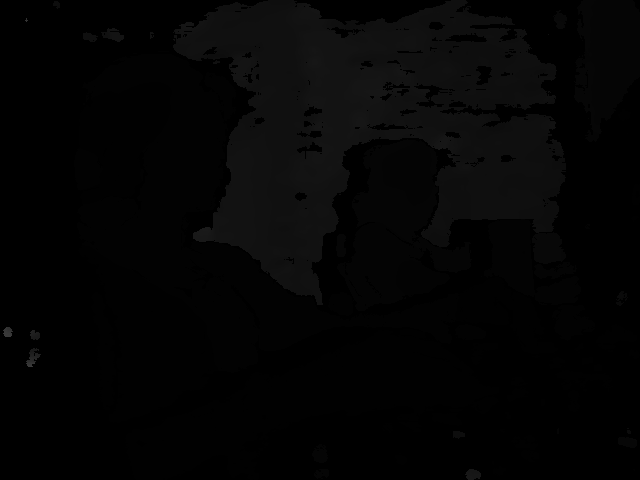
#> input picture ROMER2025/depth/frame_1.png, 640 x 480 px, found by its file name
$ python merge_frames.py
#> lines starting #> are read from the running program, lines starting #| are printed output that depends on the picture
import open3d as o3d
import numpy as np
import cv2

# Frame siyahısı: RGB və depth şəkil cütləri
frames = [
    ("rgb/frame_1.png", "depth/frame_1.png"),
    ("rgb/frame_2.png", "depth/frame_2.png"),
    ("rgb/frame_3.png", "depth/frame_3.png"),
    ("rgb/frame_4.png", "depth/frame_4.png"),
    ("rgb/frame_5.png", "depth/frame_5.png"),
    # əlavə şəkilləri buraya daxil et
]

# Bütün nöqtələri birləşdirmək üçün boş PointCloud obyekt
all_points = o3d.geometry.PointCloud()

for rgb_path, depth_path in frames:
    rgb = cv2.imread(rgb_path)
#> rgb is the input picture: shape (480, 640, 3); min 0, max 58, mean 4.2
    depth = cv2.imread(depth_path, cv2.IMREAD_UNCHANGED)
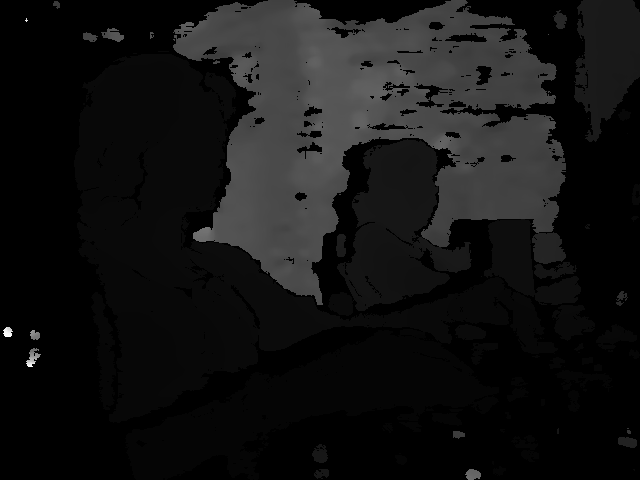
#> depth: shape (480, 640) uint16; min 0, max 14862, mean 1141.3; drawn with min black and max white

    if rgb is None or depth is None:
        print(f"❌ Couldn't load {rgb_path} or {depth_path}")
        continue

    rgbd_image = o3d.geometry.RGBDImage.create_from_color_and_depth(
        o3d.geometry.Image(rgb),
        o3d.geometry.Image(depth),
        convert_rgb_to_intensity=False,
        depth_scale=1000.0,
        depth_trunc=3.0
    )

    pcd = o3d.geometry.PointCloud.create_from_rgbd_image(
        rgbd_image,
        o3d.camera.PinholeCameraIntrinsic(
            o3d.camera.PinholeCameraIntrinsicParameters.PrimeSenseDefault
        )
    )

#> (the run stopped early here; a loop or call above may not have finished)
